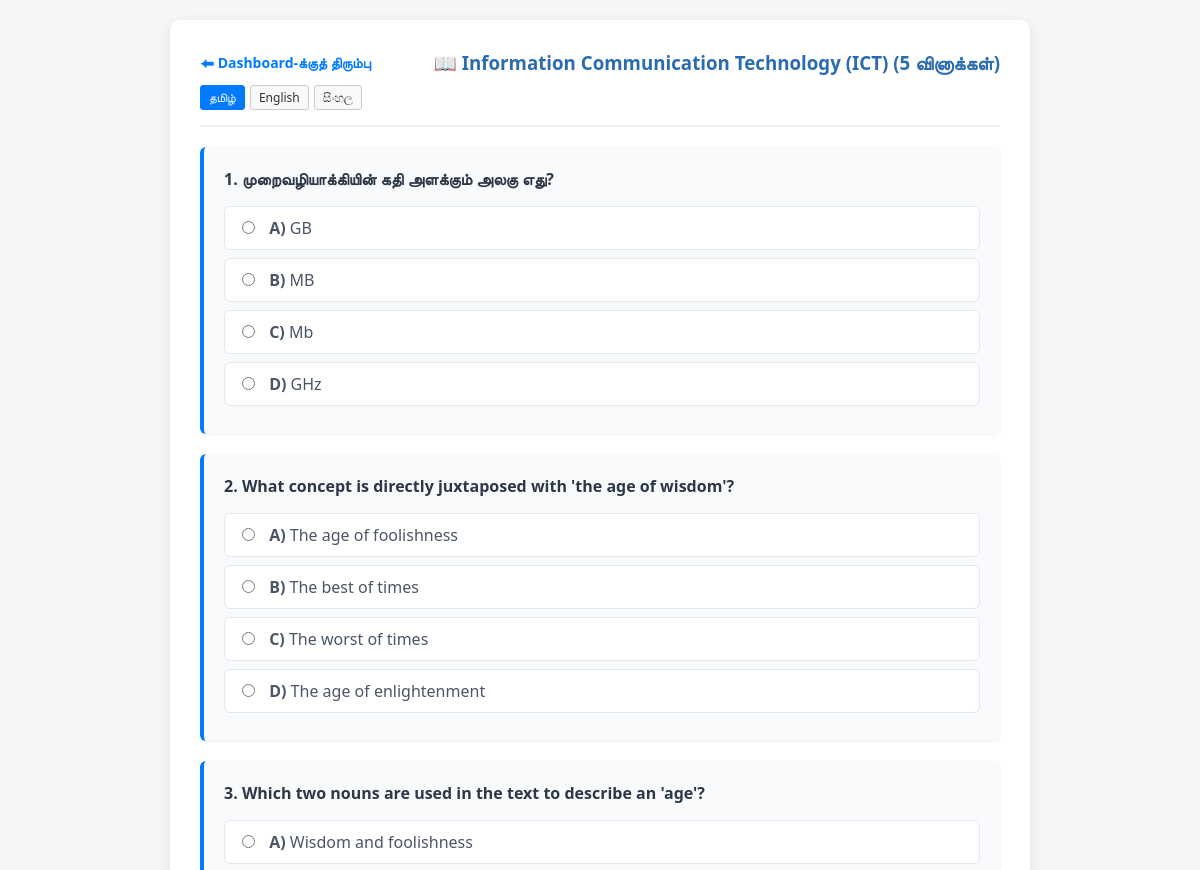
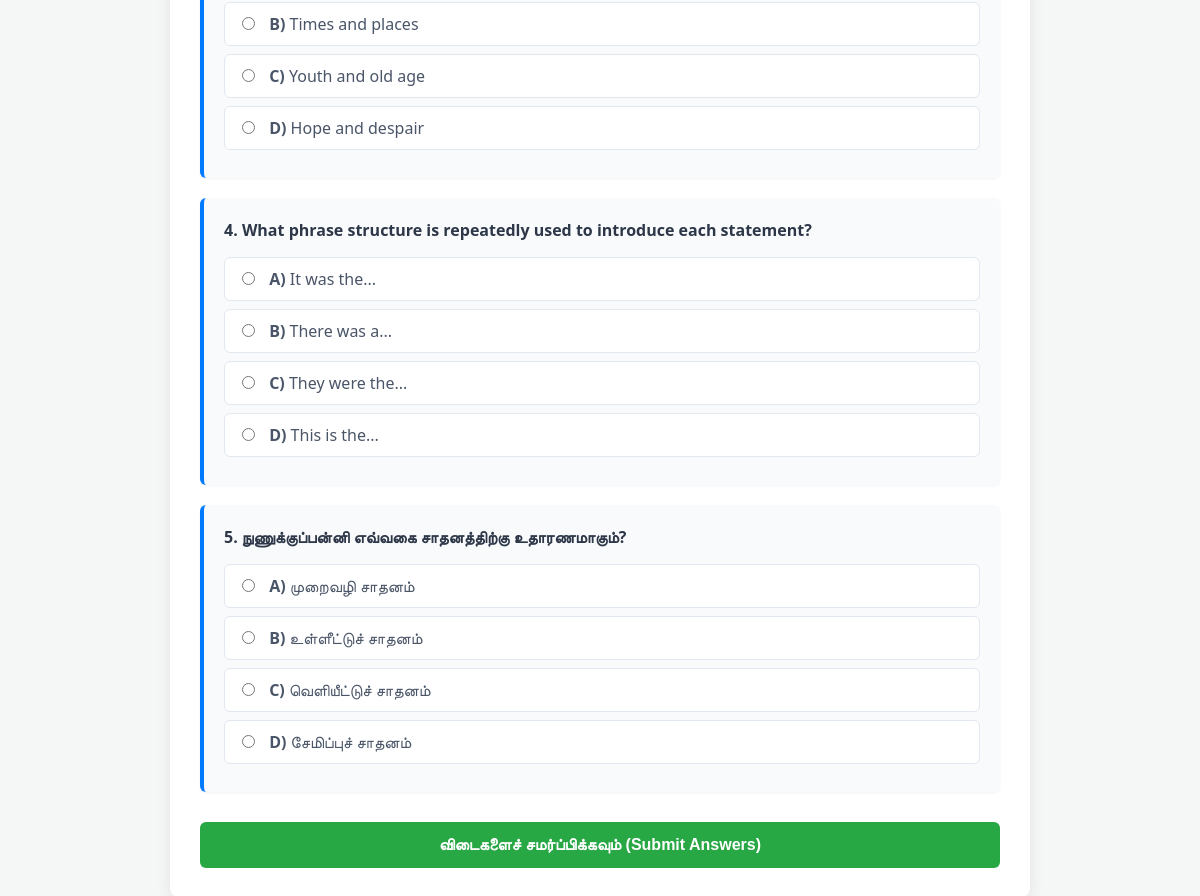
The app's page /take_quiz.php?subject=Information+Communication+Technology+(ICT) (signed in) with its own data (2 pictures, top to bottom).
### tables this page shows
CREATE TABLE `generated_questions` (
  `id` int(11) NOT NULL,
  `file_id` int(11) DEFAULT NULL,
  `subject` varchar(100) DEFAULT 'பொது (General)',
  `question_text` text NOT NULL,
  `option_a` varchar(255) DEFAULT NULL,
  `option_b` varchar(255) DEFAULT NULL,
  `option_c` varchar(255) DEFAULT NULL,
  `option_d` varchar(255) DEFAULT NULL,
  `correct_option` enum('A','B','C','D') DEFAULT NULL
);

### take_quiz.php (the view, shortened to what this page needs)
<?php
require 'db.php';
$lang = isset($_SESSION['lang']) ? $_SESSION['lang'] : 'ta';
$translations = [
    'ta' => [
        'title' => 'Quiz',
        'back' => '⬅ Dashboard-க்குத் திரும்பு',
        'questions_suffix' => 'வினாக்கள்',
        'submit' => 'விடைகளைச் சமர்ப்பிக்கவும் (Submit Answers)',
        'no_quiz' => 'இந்தப் பாடத்தில் தற்போது கேள்விகள் இல்லை.',
        'choose_other' => 'வேறு பாடத்தைத் தேர்ந்தெடுக்கவும்'
    ],
    'en' => [
        'title' => 'Quiz',
        'back' => '⬅ Back to Dashboard',
        'questions_suffix' => 'Questions',
        'submit' => 'Submit Answers',
        'no_quiz' => 'There are no questions available for this subject right now.',
        'choose_other' => 'Choose another subject'
    ],
    'si' => [
        'title' => 'ප්‍රශ්නාවලිය',
        'back' => '⬅ Dashboard වෙත ආපසු',
        'questions_suffix' => 'ප්‍රශ්න',
        'submit' => 'පිළිතුරු ඉදිරිපත් කරන්න',
        'no_quiz' => 'මෙම විෂය සඳහා දැනට ප්‍රශ්න නොමැත.',
        'choose_other' => 'වෙනත් විෂයක් තෝරන්න'
    ]
];
$t = $translations[$lang];
$selected_subject = $_GET['subject'];
$stmt = $conn->prepare("SELECT * FROM generated_questions WHERE subject = ? ORDER BY RAND() LIMIT 5");
$stmt->bind_param("s", $selected_subject);
$stmt->execute();
$result = $stmt->get_result();
?>
<!DOCTYPE html>
<html lang="<?php echo $lang; ?>">
<head>
</head>
<body>
<div class="container">
    <div class="header-box">
        <a href="student_dashboard.php" class="back-link"><?php echo $t['back']; ?></a>
        <h3 style="margin: 0; color: #2b6cb0;">📖 <?php echo htmlspecialchars($selected_subject); ?> (5 <?php echo $t['questions_suffix']; ?>)</h3>
        <div class="lang-switcher">
            <a href="?subject=<?php echo urlencode($selected_subject); ?>&lang=ta" class="lang-btn <?php if($lang == 'ta') echo 'active'; ?>">தமிழ்</a>
            <a href="?subject=<?php echo urlencode($selected_subject); ?>&lang=en" class="lang-btn <?php if($lang == 'en') echo 'active'; ?>">English</a>
            <a href="?subject=<?php echo urlencode($selected_subject); ?>&lang=si" class="lang-btn <?php if($lang == 'si') echo 'active'; ?>">සිංහල</a>
        </div>
    </div>
    <form action="submit_quiz.php" method="POST">
        <?php
        $q_no = 1;
        if ($result && $result->num_rows > 0) {
            while($row = $result->fetch_assoc()) {
        ?>
                <div class="question-card">
                    <div class="question-title"><?php echo $q_no . ". " . htmlspecialchars($row['question_text']); ?></div>
                    <label><input type="radio" name="answer_<?php echo $row['id']; ?>" value="A" required> <b>A)</b> <?php echo htmlspecialchars($row['option_a']); ?></label>
                    <label><input type="radio" name="answer_<?php echo $row['id']; ?>" value="B"> <b>B)</b> <?php echo htmlspecialchars($row['option_b']); ?></label>
                    <label><input type="radio" name="answer_<?php echo $row['id']; ?>" value="C"> <b>C)</b> <?php echo htmlspecialchars($row['option_c']); ?></label>
                    <label><input type="radio" name="answer_<?php echo $row['id']; ?>" value="D"> <b>D)</b> <?php echo htmlspecialchars($row['option_d']); ?></label>
                </div>
        <?php
                $q_no++;
            }
        ?>
            <button type="submit" class="submit-btn"><?php echo $t['submit']; ?></button>
        <?php
        } else {
            echo "<div class='no-quiz'><p>" . $t['no_quiz'] . "</p><a href='student_dashboard.php' class='back-link'>" . $t['choose_other'] . "</a></div>";
        }
        ?>
    </form>
</div>
</body>
</html>

### take_quiz.php (style rules this page uses)
body { font-family: 'Segoe UI', Arial, sans-serif; background: #f4f7f6; padding: 20px; margin: 0; }
.container { max-width: 800px; margin: auto; background: white; padding: 30px; border-radius: 10px; box-shadow: 0 4px 15px rgba(0,0,0,0.08); }
.header-box { display: flex; justify-content: space-between; align-items: center; border-bottom: 2px solid #edf2f7; padding-bottom: 15px; margin-bottom: 20px; flex-wrap: wrap; gap: 10px; }
.back-link { color: #007bff; text-decoration: none; font-weight: bold; font-size: 14px; }
.question-card { background: #f8fafc; border-left: 4px solid #007bff; border-radius: 6px; padding: 20px; margin-bottom: 20px; box-shadow: 0 1px 3px rgba(0,0,0,0.05); }
.question-title { font-weight: bold; font-size: 16px; margin-bottom: 15px; color: #2d3748; line-height: 1.5; }
label { display: block; padding: 10px 12px; margin-bottom: 8px; background: white; border: 1px solid #e2e8f0; border-radius: 6px; cursor: pointer; transition: all 0.2s ease; color: #4a5568; }
input[type="radio"] { margin-right: 10px; }
.submit-btn { background: #28a745; color: white; padding: 14px 25px; border: none; font-size: 16px; font-weight: bold; border-radius: 6px; cursor: pointer; width: 100%; transition: background 0.2s; margin-top: 10px; }
.lang-switcher { display: flex; gap: 5px; }
.lang-btn { text-decoration: none; padding: 3px 8px; border: 1px solid #ccc; border-radius: 3px; font-size: 12px; color: #333; background: #f9f9f9; }
.lang-btn.active { background: #007bff; color: white; border-color: #007bff; }

### records on screen
generated_questions: question_text "முறைவழியாக்கியின் கதி அளக்கும் அலகு எது?", option_a "GB", option_b "MB", option_c "Mb", option_d "GHz"
generated_questions: question_text "What concept is directly juxtaposed with 'the age of wisdom'?", option_a "The age of foolishness", option_b "The best of times", option_c "The worst of times", option_d "The age of enlightenment"
generated_questions: question_text "Which two nouns are used in the text to describe an 'age'?", option_a "Wisdom and foolishness", option_b "Times and places", option_c "Youth and old age", option_d "Hope and despair"
generated_questions: question_text "What phrase structure is repeatedly used to introduce each statement?", option_a "It was the...", option_b "There was a...", option_c "They were the...", option_d "This is the..."
generated_questions: question_text "நுணுக்குப்பன்னி எவ்வகை சாதனத்திற்கு உதாரணமாகும்?", option_a "முறைவழி சாதனம்", option_b "உள்ளீட்டுச் சாதனம்", option_c "வெளியீட்டுச் சாதனம்", option_d "சேமிப்புச் சாதனம்"

### other values on screen
$t['back'] "⬅ Dashboard-க்குத் திரும்பு"
$selected_subject "Information Communication Technology (ICT)"
$t['questions_suffix'] "வினாக்கள்"
$t['submit'] "விடைகளைச் சமர்ப்பிக்கவும் (Submit Answers)"
